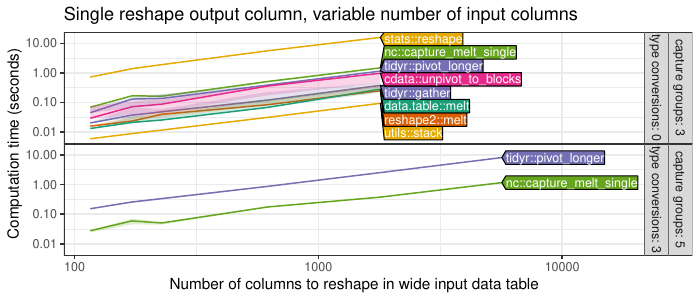

Here is the R script that generated this plot:
source("packages.R")

pkg.color <- c(
  "data.table::melt"="#1B9E77",
  "reshape2::melt"="#D95F02",
  "tidyr::gather"="#7570B3",
  "tidyr::pivot_longer"="#7570B3",
  "cdata::unpivot_to_blocks"="#E7298A",
  "cdata::rowrecs_to_blocks"="#E7298A",
  "nc::capture_melt_single"="#66A61E",
  "stats::reshape"="#E6AB02",
  "utils::stack"="#E6AB02",
  "#A6761D", "#666666")
complex <- readRDS("figure-who-complex-cols-data.rds")
simple <- readRDS("figure-who-cols-data.rds")
who.timings <- rbind(
  data.table("capture groups"=3, "type conversions"=0, simple[, names(complex), with=FALSE]),
  data.table("capture groups"=5, "type conversions"=3, complex))

who.timings[, seconds := time/1e9]
stats.timings <- who.timings[, .(
  median=median(seconds),
  q25=quantile(seconds, 0.25),
  q75=quantile(seconds, 0.75),
  mean=mean(seconds),
  sd=sd(seconds)
), by=.(`capture groups`, `type conversions`, N.col, expr)]

stats.timings[`capture groups`==3][N.col==max(N.col), .(N.col, expr, median)][order(median)]
stats.timings[`capture groups`==5][N.col==max(N.col), .(N.col, expr, mean, sd)][order(-mean)]


gg <- ggplot()+
  ggtitle("Single reshape output column, variable number of input columns")+
  theme_bw()+
  theme(panel.spacing=grid::unit(0, "lines"))+
  scale_color_manual(values=pkg.color)+
  scale_fill_manual(values=pkg.color)+
  facet_grid(
    `capture groups` + `type conversions` ~ .,
    ##scales="free",
    labeller=label_both)+
  geom_line(aes(
    N.col, median, color=expr),
    data=stats.timings)+
  geom_ribbon(aes(
    N.col, ymin=q25, ymax=q75, fill=expr),
    alpha=0.2,
    data=stats.timings)+
  scale_x_log10(
    "Number of columns to reshape in wide input data table",
    breaks=10^seq(1, 4, by=1),
    limits=c(NA, max(stats.timings$N.col)*3))+
  scale_y_log10("Computation time (seconds)")
dl <- directlabels::direct.label(gg, list(cex=0.75, "last.polygons"))

pdf("figure-who-both-cols.pdf", 7, 3)
print(dl)
dev.off()

png("figure-who-both-cols.png", 7, 3, units="in", res=100)
print(dl)
dev.off()
